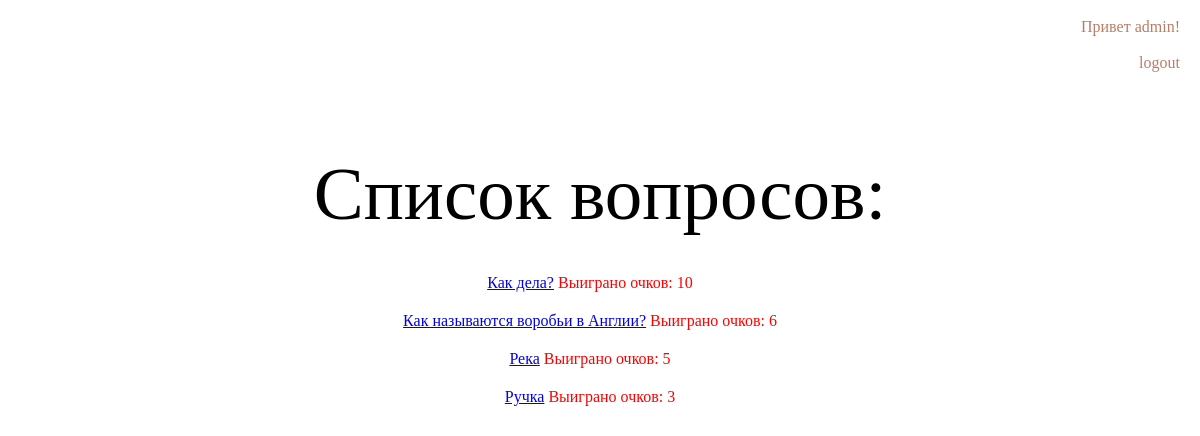
/1/ (signed in), run on the app's committed database.
### quiz/apps/questions/models.py (models this page shows, shortened)
class Question (models.Model):
    quiz = models.ForeignKey('Quiz', on_delete=models.CASCADE)
    question_text = models.CharField('Текст вопроса', max_length = 500)
    variant_1 = models.CharField('Вариант 1', max_length = 200)
    variant_2 = models.CharField('Вариант 2', max_length = 200)
    variant_3 = models.CharField('Вариант 3', max_length = 200)
    correct_var = models.CharField('Правильный вариант', max_length=200)
    value = models.IntegerField("Ценность вопроса")

### quiz/apps/questions/views.py (the view)
# urls.py: path('<int:quiz_id>/', views.quiz_details, name = 'quiz_details'),
def quiz_details(request, quiz_id):
    a = Quiz.objects.get(id=quiz_id)
    cursor = connection.cursor()
    user = request.user.get_username()
    if user != "":
        select_questions_list = """select questions_question.id, questions_question.question_text from questions_question where questions_question.quiz_id = '%s'""" %(quiz_id)
        cursor.execute(select_questions_list)
        quest_list = cursor.fetchall()
        x = []
        for quest in quest_list:
            x.append(quest)
        select_user_id_in_quiz = """select auth_user.id
                from auth_user
                WHERE auth_user.username = '%s'""" %(user,)
        cursor.execute(select_user_id_in_quiz)
        user_id = cursor.fetchall()
        select_done_score = """select questions_question.id, question_text, questions_score.score from questions_question
        left join questions_score on questions_question.id = questions_score.question_id
        left join questions_quiz on questions_question.quiz_id = questions_quiz.id
        LEFT JOIN auth_user on questions_score.user_id = auth_user.id
        WHERE auth_user.id = '%s' and questions_quiz.id = '%s'""" %(user_id[0][0], quiz_id)
        cursor.execute(select_done_score)
        raw_result = cursor.fetchall()
        done_score = []
        new_data = []
        id_checked =[]
        for result in raw_result:
            done_score.append(result)
        for para in done_score:
            if para[2] != "" and para[0] not in id_checked:
                diction = [para[0], para[1], para[2]]
                new_data.append(diction)
                id_checked.append(para[0])
        for pair in x:
            if pair[0] not in id_checked:
                diction2 = [pair[0], pair[1], '0']
                new_data.append(diction2)
                id_checked.append(pair[0])
            print(new_data)
    elif user == "":
        a = Quiz.objects.get(id=quiz_id)
        new_data = a.question_set.all()
        print(new_data)
    return render(request, 'questions/question_list.html', {'new_data':new_data})

### quiz/templates/questions/question_list.html (shortened to what this page needs)
{% extends 'questions/base.html' %}
{% block content %}
    <p align="center" class="text1">Список вопросов:</p>
    {% if user.is_authenticated %}
        {% for elem in new_data %}
            <p align="center" class = 'ac'><a href="{{ forloop.counter0 }}">{{elem.1}}</a> Выиграно очков: {{elem.2}}</p>
        {%endfor%}
    {% else %}
        {% for elem in new_data %}
        <a href="{{ forloop.counter0 }}" class = 'link1'>{{elem}}</a><br>
        {%endfor%}
    {%endif%}
{% endblock %}

### quiz/templates/questions/base.html (shortened to what this page needs)
<!DOCTYPE html>
{% load static %}
{% load staticfiles %}
<html lang="en">
<head>
    <link rel="stylesheet" href="{% static 'css/questions.css' %}">
</head>
<body>
    {% if user.is_authenticated %}
    <p align="right" class = 's3'> Привет {{ user.username }}!</p>
        <p align="right" ><a href="{% url 'LogoutView' %}" class = 's3'>logout</a></p><br>
    {% else %}
        <p align="right"  class="s3">Вы не вошли в систему</p>
        <p align="right"><a href="{% url 'login_user' %}" class="s3">Войти</a><br></p>
        <p align="right"><a href="{% url 'signup' %}" class="s3">Зарегистрироваться</a><br></p>
    {%endif%}
    {% block content %}
    {% endblock %}
</body>
</html>

### quiz/static/css/questions.css (style rules this page uses)
.ac { color: red; border: 2px solid transparent; text-decoration:none; font-family: 'Pacifico', cursive; padding-right: 20px; }
.s3 { color: #BA7D67; border: 2px solid transparent; text-decoration:none; font-family: 'Pacifico', cursive; padding-right: 10px; }
.text1 { padding: 5px; margin-bottom: 30px; margin-top: 40px; vertical-align:middle; font-family: 'Pacifico', cursive; font-size:75px; text-align: center; }

### data on the page
Question: question_text "Как дела?", value "10"
Question: question_text "Как называются воробьи в Англии?", value "6"
Question: question_text "Река", value "5"
Question: question_text "Ручка", value "3"

### other printed values
{{ user.username }} "admin"
